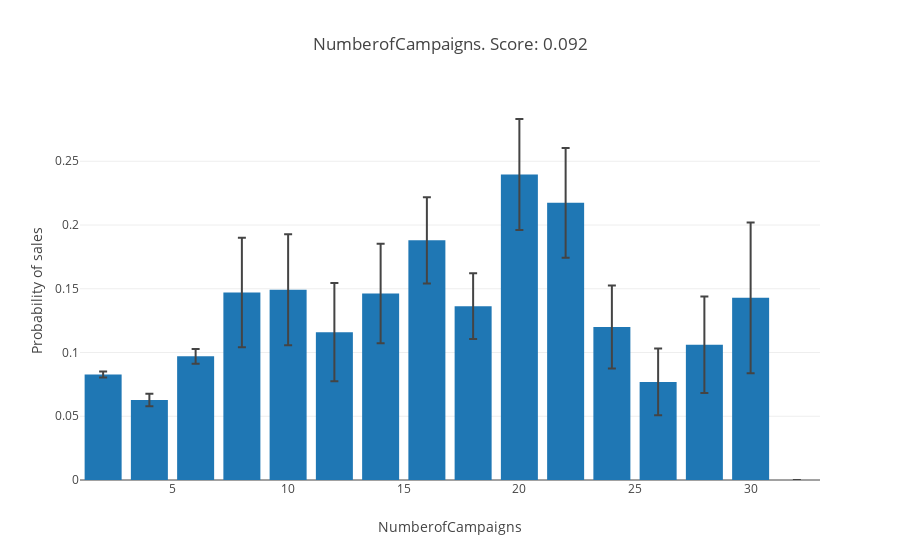

The cell this chart's notebook holds for it:
### Markdown cell above
### Number of Campaigns ###

Number of times the client has been called

### Code cell
scores['NumberofCampaigns'], fig = analyze_feature('NumberofCampaigns', db1, db1_train, db1_test)
iplot(fig)

### Figure 1 — Plotly figure (JSON) as saved in the notebook; plotly's stock layout.template omitted (floating-point values rounded to 4 significant figures)
{"data": [{"error_y": {"array": [0.002351, 0.004831, 0.005728, 0.04295, 0.04353, 0.03854, 0.03903, 0.03388, 0.02587, 0.04356, 0.043, 0.0325, 0.02613, 0.0379, 0.05915, 0], "type": "data", "visible": true}, "name": "Sales probability", "type": "bar", "x": [2, 4, 6, 8, 10, 12, 14, 16, 18, 20, 22, 24, 26, 28, 30, 32], "y": [0.08268, 0.06272, 0.097, 0.1471, 0.1493, 0.1159, 0.1463, 0.188, 0.1364, 0.2396, 0.2174, 0.12, 0.07692, 0.1061, 0.1429, 0]}], "layout": {"barmode": "group", "title": "NumberofCampaigns. Score: 0.092", "xaxis": {"title": "NumberofCampaigns"}, "yaxis": {"title": "Probability of sales"}}}
